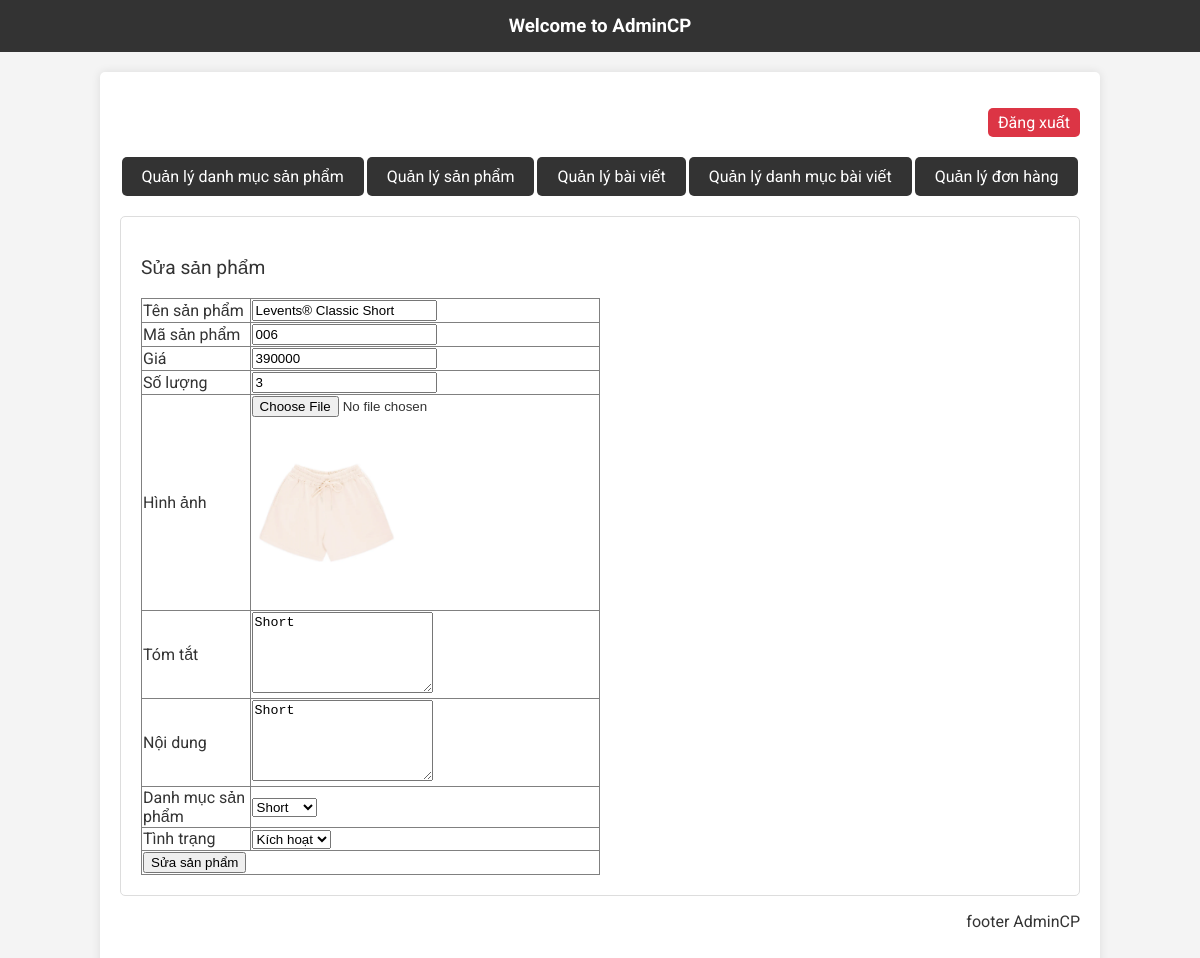
/admincp/index.php?action=quanlysp&query=sua&idsanpham=38, run on the app's committed database.
### tables this page shows
CREATE TABLE `tbl_sanpham` (
  `id_sanpham` int(11) NOT NULL,
  `tensanpham` varchar(250) NOT NULL,
  `masp` varchar(100) NOT NULL,
  `giasp` varchar(50) NOT NULL,
  `soluong` int(11) NOT NULL,
  `hinhanh` varchar(50) NOT NULL,
  `tomtat` tinytext NOT NULL,
  `noidung` text NOT NULL,
  `tinhtrang` int(11) NOT NULL,
  `id_danhmuc` int(11) NOT NULL
);

### admincp/modules/quanlysp/sua.php (the view, shortened to what this page needs)
<?php
$sql_sua_sp = "SELECT * FROM tbl_sanpham WHERE id_sanpham='$_GET[idsanpham]' LIMIT 1";
$query_sua_sp = mysqli_query($mysqli, $sql_sua_sp);
?>
<p>Sửa sản phẩm</p>
<table border="1" width="50%" style="border-collapse:collapse">
    <?php
    while ($row = mysqli_fetch_array($query_sua_sp)) {
    ?>
        <form method="POST" action="modules/quanlysp/xuly.php?idsanpham=<?php echo $row['id_sanpham']  ?>"
            enctype="multipart/form-data">
            <tr>
                <td>Tên sản phẩm</td>
                <td><input type="text" value="<?php echo $row['tensanpham'] ?>" name="tensanpham"></td>
            </tr>
            <tr>
                <td>Mã sản phẩm</td>
                <td><input type="text" value="<?php echo $row['masp'] ?>" name="masp"></td>
            </tr>
            <tr>
                <td>Giá</td>
                <td><input type="text" value="<?php echo $row['giasp'] ?>" name="giasp"></td>
            </tr>
            <tr>
                <td>Số lượng</td>
                <td><input type="text" value="<?php echo $row['soluong'] ?>" name="soluong"></td>
            </tr>
            <tr>
                <td>Hình ảnh</td>
                <td>
                    <input type="file" name="hinhanh">
                    <img src="modules/quanlysp/uploads/<?php echo $row['hinhanh']  ?>" width="150px">
                </td>
            </tr>
            <tr>
                <td>Tóm tắt</td>
                <td><textarea rows="5" name="tomtat"><?php echo $row['tomtat'] ?></textarea></td>
            </tr>
            <tr>
                <td>Nội dung</td>
                <td><textarea rows="5" name="noidung"><?php echo $row['noidung'] ?></textarea></td>
            </tr>
            <tr>
                <td>Danh mục sản phẩm</td>
                <td>
                    <select name="danhmuc">
                        <?php
                        $sql_danhmuc = "SELECT * FROM tbl_danhmuc ORDER BY id_danhmuc DESC";
                        $query_danhmuc = mysqli_query($mysqli, $sql_danhmuc);
                        while ($row_danhmuc = mysqli_fetch_array($query_danhmuc)) {
                            if ($row_danhmuc['id_danhmuc'] == $row['id_danhmuc']) {
                        ?>
                                <option selected value="<?php echo $row_danhmuc['id_danhmuc'] ?>">
                                    <?php echo $row_danhmuc['tendanhmuc'] ?>
                                </option>
                            <?php
                            } else {
                            ?>
                                <option value="<?php echo $row_danhmuc['id_danhmuc'] ?>">
                                    <?php echo $row_danhmuc['tendanhmuc'] ?>
                                </option>
                        <?php
                            }
                        }
                        ?>
                    </select>
                </td>
            </tr>
            <tr>
                <td>Tình trạng</td>
                <td>
                    <select name="tinhtrang">
                        <?php
                        if ($row['tinhtrang'] == 1) {
                        ?>
                            <option value="1" selected>Kích hoạt</option>
                        <?php
                        } else {
                        ?>
                            <option value="1">Kích hoạt</option>
                            <option value="0" selected>Ẩn</option>
                        <?php
                        }
                        ?>
                    </select>
                </td>
            </tr>
            <tr>
                <td colspan="2"><input type="submit" name="suasanpham" value="Sửa sản phẩm"></td>
            </tr>
        </form>
    <?php
    }
    ?>
</table>

### admincp/css/styleadmincp.css (style rules this page uses)
body { font-family: 'Roboto', sans-serif; margin: 0; background-color: #f4f4f4; color: #333; }
.main p { font-size: 1.2em; }

### data on the page
tbl_sanpham: tensanpham "Levents® Classic Short", masp "006", giasp "390000", soluong "3", hinhanh (picture), tomtat "Short", noidung "Short", tinhtrang "Kích hoạt"

### other printed values
form field danhmuc "Short"
